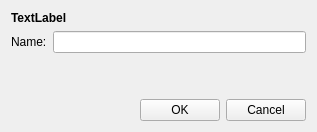
<?xml version="1.0" encoding="UTF-8"?>
<ui version="4.0">
 <class>NewAssetDialog</class>
 <widget class="QWidget" name="NewAssetDialog">
  <property name="geometry">
   <rect>
    <x>0</x>
    <y>0</y>
    <width>317</width>
    <height>132</height>
   </rect>
  </property>
  <property name="windowTitle">
   <string>Form</string>
  </property>
  <layout class="QGridLayout" name="gridLayout">
   <item row="0" column="0" colspan="2">
    <widget class="QLabel" name="message">
     <property name="font">
      <font>
       <weight>75</weight>
       <bold>true</bold>
      </font>
     </property>
     <property name="text">
      <string>TextLabel</string>
     </property>
    </widget>
   </item>
   <item row="1" column="0">
    <widget class="QLabel" name="label">
     <property name="sizePolicy">
      <sizepolicy hsizetype="Maximum" vsizetype="Preferred">
       <horstretch>0</horstretch>
       <verstretch>0</verstretch>
      </sizepolicy>
     </property>
     <property name="text">
      <string>Name:</string>
     </property>
    </widget>
   </item>
   <item row="1" column="1">
    <widget class="QLineEdit" name="leName"/>
   </item>
   <item row="2" column="1">
    <spacer name="verticalSpacer">
     <property name="orientation">
      <enum>Qt::Vertical</enum>
     </property>
     <property name="sizeHint" stdset="0">
      <size>
       <width>20</width>
       <height>35</height>
      </size>
     </property>
    </spacer>
   </item>
   <item row="3" column="0" colspan="2">
    <layout class="QHBoxLayout" name="horizontalLayout">
     <item>
      <spacer name="horizontalSpacer">
       <property name="orientation">
        <enum>Qt::Horizontal</enum>
       </property>
       <property name="sizeHint" stdset="0">
        <size>
         <width>134</width>
         <height>20</height>
        </size>
       </property>
      </spacer>
     </item>
     <item>
      <widget class="QPushButton" name="pbOK">
       <property name="text">
        <string>OK</string>
       </property>
      </widget>
     </item>
     <item>
      <widget class="QPushButton" name="pbCancel">
       <property name="text">
        <string>Cancel</string>
       </property>
      </widget>
     </item>
    </layout>
   </item>
  </layout>
 </widget>
 <resources/>
 <connections/>
</ui>
